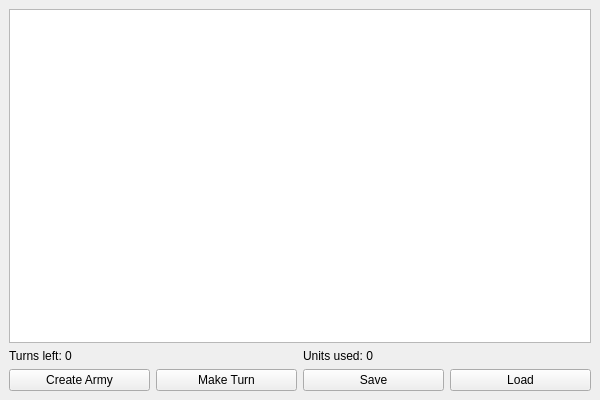
<?xml version="1.0" encoding="UTF-8"?>
<ui version="4.0">
 <class>MainWindow</class>
 <widget class="QMainWindow" name="MainWindow">
  <property name="geometry">
   <rect>
    <x>0</x>
    <y>0</y>
    <width>600</width>
    <height>400</height>
   </rect>
  </property>
  <property name="windowTitle">
   <string>Army Game</string>
  </property>
  <widget class="QWidget" name="centralWidget">
   <layout class="QVBoxLayout" name="verticalLayout">
    <item>
     <widget class="QPlainTextEdit" name="armyInfoText"/>
    </item>
    <item>
     <layout class="QHBoxLayout" name="horizontalLayout">
      <item>
       <widget class="QLabel" name="turnsLeftLabel">
        <property name="text">
         <string>Turns left: 0</string>
        </property>
       </widget>
      </item>
      <item>
       <widget class="QLabel" name="unitsUsedLabel">
        <property name="text">
         <string>Units used: 0</string>
        </property>
       </widget>
      </item>
     </layout>
    </item>
    <item>
     <layout class="QHBoxLayout" name="horizontalLayout_2">
      <item>
       <widget class="QPushButton" name="createArmyButton">
        <property name="text">
         <string>Create Army</string>
        </property>
       </widget>
      </item>
      <item>
       <widget class="QPushButton" name="makeTurnButton">
        <property name="text">
         <string>Make Turn</string>
        </property>
       </widget>
      </item>
      <item>
       <widget class="QPushButton" name="saveButton">
        <property name="text">
         <string>Save</string>
        </property>
       </widget>
      </item>
      <item>
       <widget class="QPushButton" name="loadButton">
        <property name="text">
         <string>Load</string>
        </property>
       </widget>
      </item>
     </layout>
    </item>
   </layout>
  </widget>
 </widget>
 <resources/>
 <connections/>
</ui>
